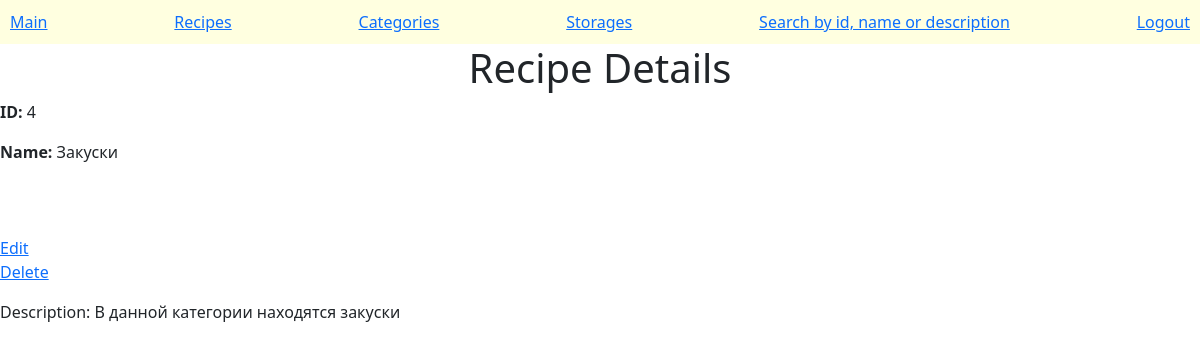
Page /search_cat_by_id/4/ (signed in) on the committed database.
### recipes/models.py (models this page shows, shortened)
class Category(models.Model):
    name = models.CharField(max_length=200)
    description = models.CharField(max_length=500)

### recipes/views.py (the view)
# urls.py: path('search_cat_by_id/<int:this_id>/', search_cat_by_id, name='search_cat_by_id'),
@login_required
def search_cat_by_id(request, this_id):
    category = get_object_or_404(Category, pk=this_id)
    return render(request, "recipes/search_cat_by_id.html", {"item": category})

### recipes/templates/recipes/search_cat_by_id.html (shortened to what this page needs)
{% extends 'recipes/base.html' %}
{% block content %}
<h1>Recipe Details</h1>
<div>
    <p><strong>ID:</strong> {{ item.id }}</p>
    <p><strong>Name:</strong> {{ item.name }}
        <br>
        <br>
        <br>
        <br>
        <a href="{% url 'category_edit' item.pk %}">Edit</a>
        <br>
        <a href="{% url 'category_delete' item.pk %}">Delete</a></h4>
    </p>
    <p>Description: {{ item.description }}</p>
</div>
{% endblock %}

### recipes/static/css/style.css (style rules this page uses)
* { margin-left: 30; }
h1 { display: flex; justify-content: center; }

### rows in the picture
Category: id "4", name "Закуски", description "В данной категории находятся закуски"
